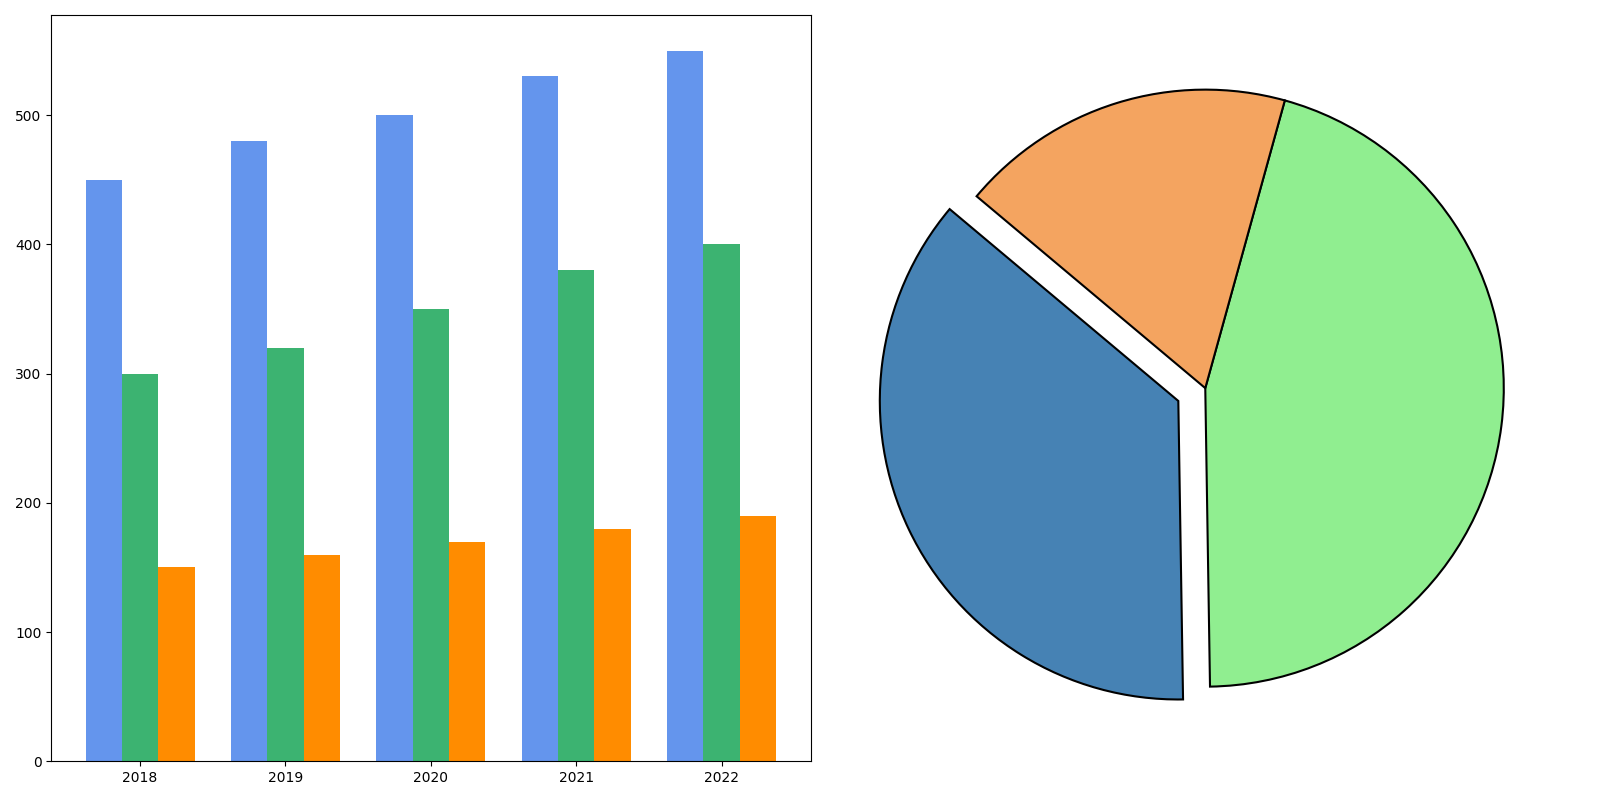

Generate this figure with Python:
import matplotlib.pyplot as plt
import numpy as np

years = ['2018', '2019', '2020', '2021', '2022']
smartphones_sales = [450, 480, 500, 530, 550]
laptops_sales = [300, 320, 350, 380, 400]
tablets_sales = [150, 160, 170, 180, 190]

smartphones_revenue_2022 = 200
laptops_revenue_2022 = 250
tablets_revenue_2022 = 100

bar_width = 0.25
year_indices = np.arange(len(years))

fig, ax = plt.subplots(1, 2, figsize=(16, 8))

colors_bar = ['cornflowerblue', 'mediumseagreen', 'darkorange']
colors_pie = ['steelblue', 'lightgreen', 'sandybrown']

ax[0].bar(year_indices - bar_width, smartphones_sales, width=bar_width, color=colors_bar[0])
ax[0].bar(year_indices, laptops_sales, width=bar_width, color=colors_bar[1])
ax[0].bar(year_indices + bar_width, tablets_sales, width=bar_width, color=colors_bar[2])

ax[0].set_xticks(year_indices)
ax[0].set_xticklabels(years)

revenues_2022 = [smartphones_revenue_2022, laptops_revenue_2022, tablets_revenue_2022]
explode = (0.1, 0, 0)

ax[1].pie(revenues_2022, startangle=140, colors=colors_pie, explode=explode, wedgeprops={'edgecolor': 'black', 'linewidth': 1.5})

plt.tight_layout()
plt.show()
